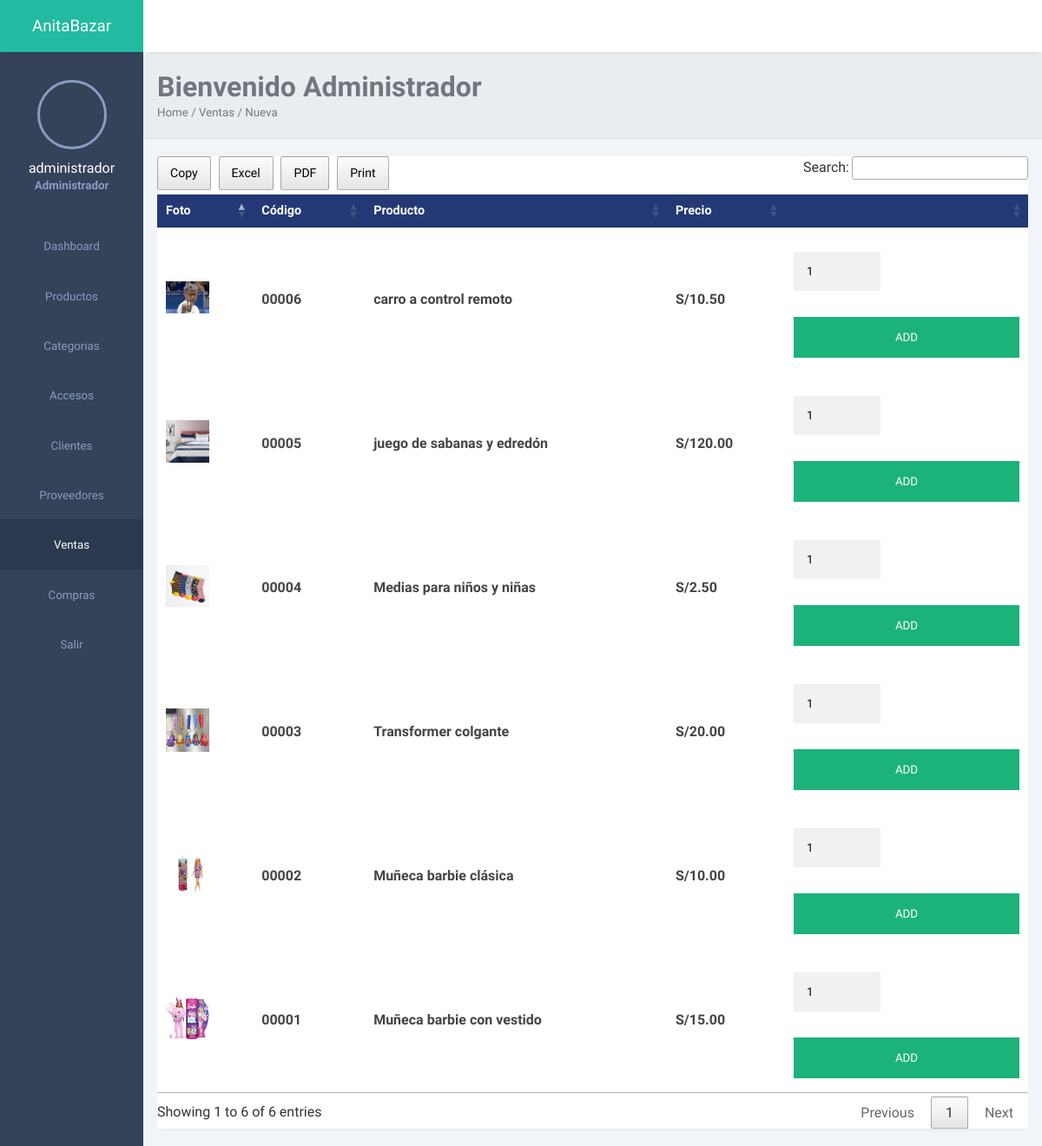
Screenshot of /frontend/ventas/nuevo.php (signed in) with the database file from the repository.
### tables this page shows
CREATE TABLE `productos` (
  `idprod` int(11) NOT NULL,
  `codpro` char(14) NOT NULL,
  `nomprd` text NOT NULL,
  `desprd` text NOT NULL,
  `foto` varchar(255) NOT NULL,
  `precio` decimal(10,2) NOT NULL,
  `stock` char(3) NOT NULL,
  `idmar` int(11) NOT NULL,
  `idcate` int(11) NOT NULL,
  `modelo` text NOT NULL,
  `peso` text NOT NULL,
  `state` char(1) NOT NULL,
  `fere` timestamp NOT NULL DEFAULT current_timestamp() ON UPDATE current_timestamp()
);

### frontend/ventas/nuevo.php (the view, shortened to what this page needs)
<?php if (isset($_SESSION['id'])) { ?>
    <!DOCTYPE html>
    <html lang="es">
    <head>
        <link rel="stylesheet" href="../../backend/css/admin.css">
        <link rel="stylesheet" href="https://maxst.icons8.com/vue-static/landings/line-awesome/line-awesome/1.3.0/css/line-awesome.min.css">
        <link rel="stylesheet" type="text/css" href="../../backend/css/datatable.css">
        <link rel="stylesheet" type="text/css" href="../../backend/css/buttonsdataTables.css">
        <link rel="stylesheet" type="text/css" href="../../backend/css/font.css">
    </head>
    <body>
        <div class="sidebar">
            <div class="side-header">
                <h3>Anita<span>Bazar</span></h3>
            </div>
            <div class="side-content">
                <div class="profile">
                    <div class="profile-img bg-img" style="background-image: url(../../backend/img/ca24.png)"></div>
                    <h4><?php echo $_SESSION['username']; ?></h4>
                    <small>Administrador</small>
                </div>
                <div class="side-menu">
                    <ul>
                        <li>
                            <a href="../administrador/escritorio.php">
                                <small>Dashboard</small>
                            </a>
                        </li>
                        <li>
                            <a href="../productos/mostrar.php">
                                <small>Productos</small>
                            </a>
                        </li>
                        <li>
                            <a href="../categorias/mostrar.php">
                                <small>Categorias</small>
                            </a>
                        </li>
                        <li>
                            <a href="../accesos/mostrar.php">
                                <small>Accesos</small>
                            </a>
                        </li>
                        <li>
                            <a href="../clientes/mostrar.php">
                                <small>Clientes</small>
                            </a>
                        </li>
                        <li>
                            <a href="../proveedores/mostrar.php">
                                <small>Proveedores</small>
                            </a>
                        </li>
                        <li>
                            <a href="../ventas/venta.php" class="active">
                                <small>Ventas</small>
                            </a>
                        </li>
                        <li>
                            <a href="../compra/mostrar.php">
                                <small>Compras</small>
                            </a>
                        </li>
                        <li>
                            <a href="../salir.php">
                                <small>Salir</small>
                            </a>
                        </li>
                    </ul>
                </div>
            </div>
        </div>
        <div class="main-content">
            <header>
                <div class="header-content">
                    <div class="header-menu">
                        <div class="user">
                            <div class="bg-img" style="background-image: url(../../backend/img/ca24.png)"></div>
                        </div>
                    </div>
                </div>
            </header>
            <main>
                <div class="page-header">
                    <h1>Bienvenido <?php echo '<strong>' . $_SESSION['nombre'] . '</strong>'; ?></h1>
                    <small>Home / Ventas / Nueva </small>
                </div>
                <div class="page-content">
                    <div class="records table-responsive">
                        <div>
                            <?php
                            require '../../backend/config/Conexion.php';
                            $sentencia = $connect->prepare("SELECT productos.idprod,productos.codpro ,productos.nomprd, productos.desprd, productos.foto, productos.precio, productos.stock, marca.idmar, marca.nomarc, categoria.idcate, categoria.nocate,productos.modelo, productos.peso, productos.state, productos.fere FROM productos INNER JOIN marca ON productos.idmar = marca.idmar INNER JOIN categoria ON productos.idcate = categoria.idcate ORDER BY productos.idprod DESC;");
                            $sentencia->execute();
                            $data =  array();
                            if ($sentencia) {
                                while ($r = $sentencia->fetchObject()) {
                                    $data[] = $r;
                                }
                            }
                            ?>
                            <?php if (count($data) > 0): ?>
                                <table width="100%" id="example">
                                    <thead>
                                        <tr>
                                            <th><span class="las la-sort"></span>Foto</th>
                                            <th><span class="las la-sort"></span>Código</th>
                                            <th><span class="las la-sort"></span>Producto</th>
                                            <th><span class="las la-sort"></span>Precio</th>
                                            <th><span class="las la-sort"></span></th>
                                        </tr>
                                    </thead>
                                    <tbody>
                                        <?php foreach ($data as $d): ?>
                                            <tr>
                                                <td><?php echo "<img src='../../backend/img/subidas/" . $d->foto . "'width='50'"; ?></td>
                                                <td>
                                                    <h4><?php echo $d->codpro ?></h4>
                                                </td>
                                                <td>
                                                    <h4><?php echo $d->nomprd ?></h4>
                                                </td>
                                                <td>
                                                    <h4>S/<?php echo number_format($d->precio, 2) ?></h4>
                                                </td>
                                                <td style="width:260px;">
                                                    <form class="form-inline" method="post" action="">
                                                        <div class="form-group">
                                                            <input type="number" name="p_qty" value="1" style="width:100px;" min="1" class="form-control" placeholder="Cantidad">
                                                        </div>
                                                        <button type="submit" name="add_to_cart" class="registerbtn">ADD </button>
                                                    </form>
                                                </td>
                                            </tr>
                                        <?php endforeach; ?>
                                    </tbody>
                                </table>
                            <?php endif; ?>
                        </div>
                    </div>
                </div>
            </main>
        </div>
    </body>
    </html>
<?php } else {
    header('Location: ../login.php');
} ?>

### backend/css/admin.css (style rules this page uses)
:root { --main-color: #22BAA0; --color-dark: #34425A; --text-grey: #B0B0B0; }
* { margin: 0; padding: 0; text-decoration: none; list-style-type: none; box-sizing: border-box; font-family: 'Lexend Deca', sans-serif; }
.sidebar { position: fixed; height: 100%; width: 165px; left: 0; bottom: 0; top: 0; z-index: 100; background: var(--color-dark); transition: left 300ms; }
.side-header { box-shadow: 0px 5px 5px -5px rgb(0 0 0 /10%); background: var(--main-color); height: 60px; display: flex; justify-content: center; align-items: center; }
.side-header h3, side-head span { color: #fff; font-weight: 400; }
.side-content { height: calc(100vh - 60px); overflow: auto; }
.profile { text-align: center; padding: 2rem 0rem; }
.bg-img { background-repeat: no-repeat; background-size: cover; border-radius: 50%; background-size: cover; }
.profile-img { height: 80px; width: 80px; display: inline-block; margin: 0 auto .5rem auto; border: 3px solid #899DC1; }
.profile h4 { color: #fff; font-weight: 500; }
.profile small { color: #899DC1; font-weight: 600; }
.side-menu ul { text-align: center; }
.side-menu a { display: block; padding: 1.2rem 0rem; }
.side-menu a.active { background: #2B384E; }
.side-menu a.active span, .side-menu a.active small { color: #fff; }
.side-menu a span, .side-menu a small { color: #899DC1; }
.main-content { margin-left: 165px; width: calc(100% - 165px); transition: margin-left 300ms; }
header { position: fixed; right: 0; top: 0; left: 165px; z-index: 100; height: 60px; box-shadow: 0px 5px 5px -5px rgb(0 0 0 /10%); background: #fff; transition: left 300ms; }
.header-content, .header-menu { display: flex; align-items: center; }
.header-content { justify-content: space-between; padding: 0rem 1rem; }
.header-menu { justify-content: flex-end; padding-top: .5rem; }
.user { display: flex; align-items: center; }
.user div, .client-img { height: 40px; width: 40px; margin-right: 1rem; }
main { margin-top: 60px; }
.page-header { padding: 1.3rem 1rem; background: #E9edf2; border-bottom: 1px solid #dee2e8; }
.page-header h1, .page-header small { color: #74767d; }
.page-content { padding: 1.3rem 1rem; background: #f1f4f9; }
.records { box-shadow: 0px 5px 5px -5px rgb(0 0 0 / 10%); background: #fff; border-radius: 3px; }
input, button, select { outline: none; }
.table-responsive { width: 100%; overflow: auto; }
table { border-collapse: collapse; }
table thead tr { background: #233975; }
table thead th { padding: 1rem 0rem; text-align: left; color: #fff; font-size: .9rem; }
table thead th:first-child { padding-left: 1rem; }
table tbody td { padding: 1rem 0rem; color: #444; }
table tbody td:first-child { padding-left: 1rem; color: var(--main-color); font-weight: 600; font-size: .9rem; }
table tbody tr { border-bottom: 1px solid #dee2e8; }
input[type=text], input[type=password], input[type=date],input[type=datetime-local], input[type=file],textarea, input[type=number] { width: 100%; padding: 15px; margin: 20px 0 22px 0; display: inline-block; border: none; background: #f1f1f1; }
.registerbtn { background-color: #04AA6D; color: white; padding: 16px 20px; margin: 8px 0; border: none; cursor: pointer; width: 100%; opacity: 0.9; }

### rows the page displays
productos: foto (picture), codpro "00006", nomprd "carro a control remoto", precio "10.50"
productos: foto (picture), codpro "00005", nomprd "juego de sabanas y edredón", precio "120.00"
productos: foto (picture), codpro "00004", nomprd "Medias para niños y niñas", precio "2.50"
productos: foto (picture), codpro "00003", nomprd "Transformer colgante", precio "20.00"
productos: foto (picture), codpro "00002", nomprd "Muñeca barbie clásica", precio "10.00"
productos: foto (picture), codpro "00001", nomprd "Muñeca barbie con vestido", precio "15.00"

### other values shown
$_SESSION['username'] "administrador"
$_SESSION['nombre'] "Administrador"
